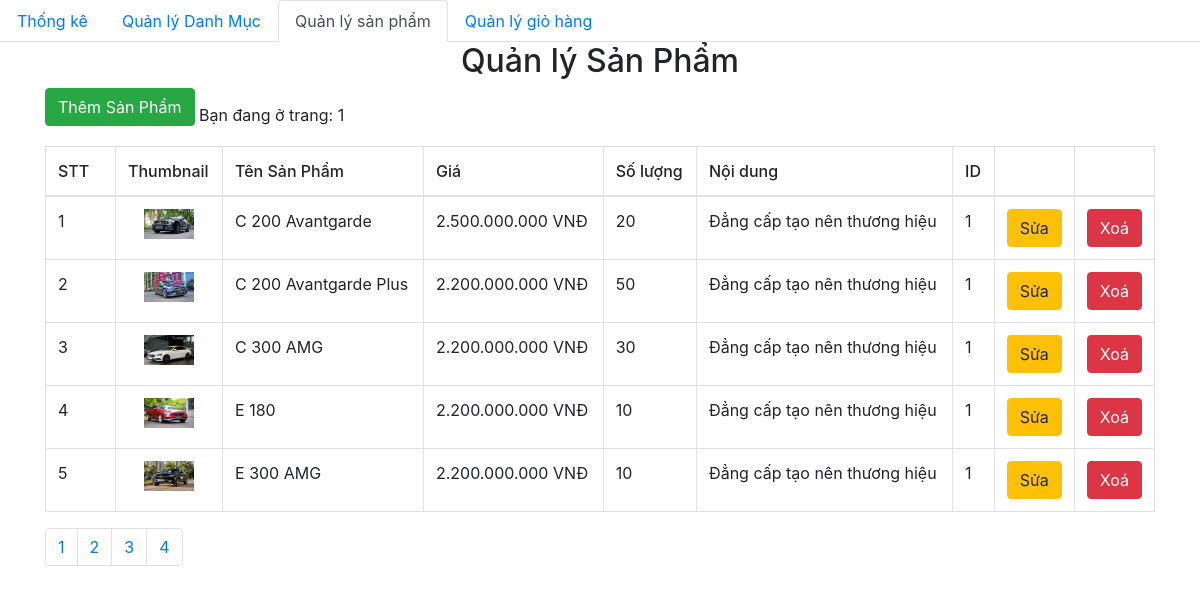
Screenshot of /admin/product/index.php with the database file from the repository.
### tables this page shows
CREATE TABLE `product` (
  `id` int(11) NOT NULL,
  `title` varchar(200) NOT NULL,
  `price` float NOT NULL,
  `number` float NOT NULL,
  `thumbnail` varchar(500) NOT NULL,
  `content` longtext NOT NULL,
  `id_category` int(11) NOT NULL,
  `created_at` datetime DEFAULT NULL,
  `updated_at` datetime DEFAULT NULL
);

### admin/database/dbhelper.php (called while the page is built, shortened)
<?php
function executeResult($sql)
{
	$con = mysqli_connect(HOST, USERNAME, PASSWORD, DATABASE);
	$result = mysqli_query($con, $sql);
	$data   = [];
	while ($row = mysqli_fetch_array($result, 1)) {
		$data[] = $row;
	}
	return $data;
}

### admin/product/index.php (the view, shortened to what this page needs)
<?php
require_once('../database/dbhelper.php');
?>
<!DOCTYPE html>
<html>
<head>
    <link rel="stylesheet" href="https://maxcdn.bootstrapcdn.com/bootstrap/4.4.1/css/bootstrap.min.css">
</head>
<body>
    <ul class="nav nav-tabs">
        <li class="nav-item">
            <a class="nav-link" href="../index.php">Thống kê</a>
        </li>
        <li class="nav-item">
            <a class="nav-link " href="../category/">Quản lý Danh Mục</a>
        </li>
        <li class="nav-item">
            <a class="nav-link active" href="../product/">Quản lý sản phẩm</a>
        </li>
        <li class="nav-item">
            <a class="nav-link" href="../dashboard.php">Quản lý giỏ hàng</a>
        </li>
    </ul>
    <div class="container">
        <div class="panel panel-primary">
            <div class="panel-heading">
                <h2 class="text-center">Quản lý Sản Phẩm</h2>
            </div>
            <a href="add.php">
                <button class=" btn btn-success" style="margin-bottom:20px">Thêm Sản Phẩm</button>
            </a>
            <table class="table table-bordered table-hover">
                <thead>
                    <tr style="font-weight: 500;">
                        <td width="70px">STT</td>
                        <td>Thumbnail</td>
                        <td>Tên Sản Phẩm</td>
                        <td>Giá</td>
                        <td>Số lượng</td>
                        <td>Nội dung</td>
                        <td>ID</td>
                        <td width="50px"></td>
                        <td width="50px"></td>
                    </tr>
                </thead>
                <tbody>
                    <?php
                    try {
                        if (isset($_GET['page'])) {
                            $page = $_GET['page'];
                        } else {
                            $page = 1;
                        }
                        $limit = 5;
                        $start = ($page - 1) * $limit;
                        $sql = "SELECT * FROM product limit $start,$limit";
                        executeResult($sql);
                        $productList = executeResult($sql);
                        $index = 1;
                        foreach ($productList as $item) {
                            echo '  <tr>
                    <td>' . ($index++) . '</td>
                    <td style="text-align:center">
                        <img src="' . $item['thumbnail'] . '" alt="" style="width: 50px">
                    </td>
                    <td>' . $item['title'] . '</td>
                    <td>' . number_format($item['price'], 0, ',', '.') . ' VNĐ</td>
                    <td>' . $item['number'] . '</td>
                    <td>' . $item['content'] . '</td>
                    <td>' . $item['id_category'] . '</td>
                    <td>
                        <a href="add.php?id=' . $item['id'] . '">
                            <button class=" btn btn-warning">Sửa</button>
                        </a>
                    </td>
                    <td>
                    <button class="btn btn-danger" onclick="deleteProduct(' . $item['id'] . ')">Xoá</button>
                    </td>
                </tr>';
                        }
                    } catch (Exception $e) {
                        die("Lỗi thực thi sql: " . $e->getMessage());
                    }
                    ?>
                </tbody>
            </table>
        </div>
        <ul class="pagination">
            <?php
            $sql = "SELECT * FROM `product`";
            $conn = mysqli_connect(HOST, USERNAME, PASSWORD, DATABASE);
            $result = mysqli_query($conn, $sql);
            if (mysqli_num_rows($result)) {
                $numrow = mysqli_num_rows($result);
                $current_page = ceil($numrow / 5);
            }
            for ($i = 1; $i <= $current_page; $i++) {
                if ($i == $current_page) {
                    echo '
            <li class="page-item"><a class="page-link" href="?page=' . $i . '">' . $i . '</a></li>';
                } else {
                    echo '
            <li class="page-item"><a class="page-link" href="?page=' . $i . '">' . $i . '</a></li>
                    ';
                }
            }
            ?>
        </ul>
    </div>
</body>
</html>

### rows the page displays
product: thumbnail (picture), title "C 200 Avantgarde", price "2.500.000.000", number "20", content "Đẳng cấp tạo nên thương hiệu", id_category "1"
product: thumbnail (picture), title "C 200 Avantgarde Plus", price "2.200.000.000", number "50", content "Đẳng cấp tạo nên thương hiệu", id_category "1"
product: thumbnail (picture), title "C 300 AMG", price "2.200.000.000", number "30", content "Đẳng cấp tạo nên thương hiệu", id_category "1"
product: thumbnail (picture), title "E 180", price "2.200.000.000", number "10", content "Đẳng cấp tạo nên thương hiệu", id_category "1"
product: thumbnail (picture), title "E 300 AMG", price "2.200.000.000", number "10", content "Đẳng cấp tạo nên thương hiệu", id_category "1"
